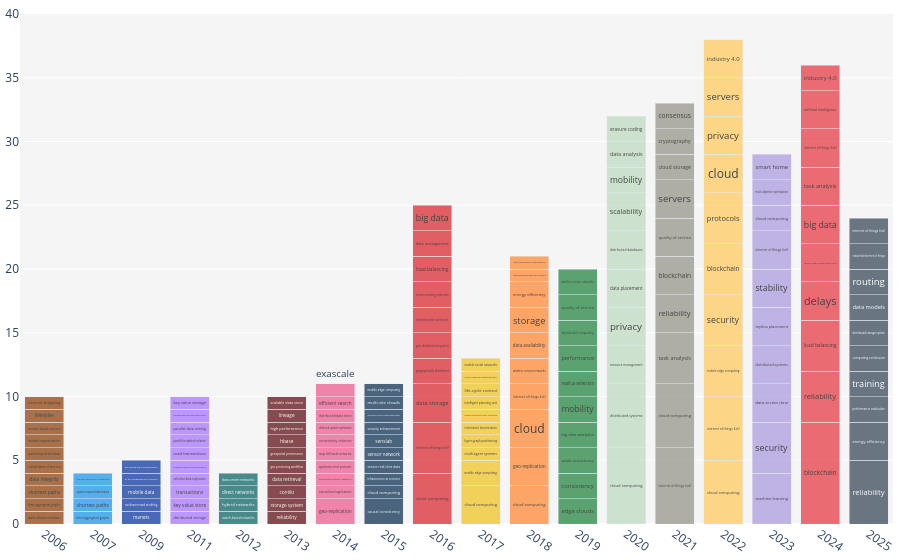

Notebook cell for this chart:
### Code cell
bibfile.plot_evolution_year(view             = 'notebook',
                            stop_words       = ["en"],
                            rmv_custom_words = ["internet of things", "iot", "replication", "fog", "fault tolerance", "fog computing",
                            "edge computing", "data replication"],
                            key              = 'kwa',
                            topn             = 10,
                            txt_font_size    = 12,
                            start            = 2002,
                            end              = 2025)

### Figure 1 — Plotly figure (JSON) as saved in the notebook; plotly's stock layout.template omitted (floating-point values rounded to 4 significant figures)
{"data": [{"hoverinfo": "text", "hovertext": ["data dissemination (1)", "time-aggregated graphs (1)", "shortest paths (1)", "data integrity (1)", "united states of america (1)", "spatio-temporal data-bases (1)", "market segmentation (1)", "location based services (1)", "lifestyles (1)", "internet shopping (1)"], "insidetextanchor": "middle", "marker": {"color": "rgba(138,56,0,0.7)"}, "text": ["data dissemination", "time-aggregated graphs", "shortest paths", "data integrity", "united states of america", "spatio-temporal data-bases", "market segmentation", "location based services", "lifestyles", "internet shopping"], "textangle": 0, "textfont": {"size": 12}, "type": "bar", "x": [2006, 2006, 2006, 2006, 2006, 2006, 2006, 2006, 2006, 2006], "y": [1, 1, 1, 1, 1, 1, 1, 1, 1, 1]}, {"hoverinfo": "text", "hovertext": ["time-aggregated graphs (1)", "shortest paths (1)", "spatio-temporal data bases (1)", "p2p and ubiquitous computing (1)"], "insidetextanchor": "middle", "marker": {"color": "rgba(17,146,232,0.7)"}, "text": ["time-aggregated graphs", "shortest paths", "spatio-temporal data bases", "p2p and ubiquitous computing"], "textangle": 0, "textfont": {"size": 12}, "type": "bar", "x": [2007, 2007, 2007, 2007], "y": [1, 1, 1, 1]}, {"hoverinfo": "text", "hovertext": ["manets (1)", "nonlinear mixed modeling (1)", "mobile data (1)", "in situ disappearance kinetics (1)", "geo-based data dissemination (1)"], "insidetextanchor": "middle", "marker": {"color": "rgba(0,45,156,0.7)"}, "text": ["manets", "nonlinear mixed modeling", "mobile data", "in situ disappearance kinetics", "geo-based data dissemination"], "textangle": 0, "textfont": {"size": 12}, "type": "bar", "x": [2009, 2009, 2009, 2009, 2009], "y": [1, 1, 1, 1, 1]}, {"hoverinfo": "text", "hovertext": ["distributed storage (1)", "key-value store (1)", "transactions (1)", "selective data replication (1)", "scalable wide-area replication (1)", "read transactions (1)", "parallel snapshot isolation (1)", "parallel data mining (1)", "mining methods and algorithms (1)", "key-value storage (1)"], "insidetextanchor": "middle", "marker": {"color": "rgba(165,110,255,0.7)"}, "text": ["distributed storage", "key-value store", "transactions", "selective data replication", "scalable wide-area replication", "read transactions", "parallel snapshot isolation", "parallel data mining", "mining methods and algorithms", "key-value storage"], "textangle": 0, "textfont": {"size": 12}, "type": "bar", "x": [2011, 2011, 2011, 2011, 2011, 2011, 2011, 2011, 2011, 2011], "y": [1, 1, 1, 1, 1, 1, 1, 1, 1, 1]}, {"hoverinfo": "text", "hovertext": ["switch-based networks (1)", "hybrid networks (1)", "direct networks (1)", "data center networks (1)"], "insidetextanchor": "middle", "marker": {"color": "rgba(0,93,93,0.7)"}, "text": ["switch-based networks", "hybrid networks", "direct networks", "data center networks"], "textangle": 0, "textfont": {"size": 12}, "type": "bar", "x": [2012, 2012, 2012, 2012], "y": [1, 1, 1, 1]}, {"hoverinfo": "text", "hovertext": ["reliability (1)", "storage system (1)", "contiki (1)", "data retrieval (1)", "geo-processing workflow (1)", "geospatial provenance (1)", "hbase (1)", "high performance (1)", "lineage (1)", "scalable data store (1)"], "insidetextanchor": "middle", "marker": {"color": "rgba(87,4,8,0.7)"}, "text": ["reliability", "storage system", "contiki", "data retrieval", "geo-processing workflow", "geospatial provenance", "hbase", "high performance", "lineage", "scalable data store"], "textangle": 0, "textfont": {"size": 12}, "type": "bar", "x": [2013, 2013, 2013, 2013, 2013, 2013, 2013, 2013, 2013, 2013], "y": [1, 1, 1, 1, 1, 1, 1, 1, 1, 1]}, {"hoverinfo": "text", "hovertext": ["geo-replication (2)", "transactional applications (1)", "application delivery networks (1)", "application level protocols (1)", "asp infrastructures (1)", "consistency criterion (1)", "deferred update replication (1)", "distributed data store (1)", "efficient search (1)", "exascale (1)"], "insidetextanchor": "middle", "marker": {"color": "rgba(238,83,139,0.7)"}, "text": ["geo-replication", "transactional applications", "application delivery networks", "application level protocols", "asp infrastructures", "consistency criterion", "deferred update replication", "distributed data store", "efficient search", "exascale"], "textangle": 0, "textfont": {"size": 12}, "type": "bar", "x": [2014, 2014, 2014, 2014, 2014, 2014, 2014, 2014, 2014, 2014], "y": [2, 1, 1, 1, 1, 1, 1, 1, 1, 1]}, {"hoverinfo": "text", "hovertext": ["causal consistency (2)", "cloud computing (1)", "infrastructure as a service (1)", "sensor real-time data (1)", "sensor network (1)", "senslab (1)", "security enhancement (1)", "sacs(smart attached centralized storage) (1)", "multi-site clouds (1)", "mobile-edge computing (1)"], "insidetextanchor": "middle", "marker": {"color": "rgba(1,39,73,0.7)"}, "text": ["causal consistency", "cloud computing", "infrastructure as a service", "sensor real-time data", "sensor network", "senslab", "security enhancement", "sacs(smart attached centralized storage)", "multi-site clouds", "mobile-edge computing"], "textangle": 0, "textfont": {"size": 12}, "type": "bar", "x": [2015, 2015, 2015, 2015, 2015, 2015, 2015, 2015, 2015, 2015], "y": [2, 1, 1, 1, 1, 1, 1, 1, 1, 1]}, {"hoverinfo": "text", "hovertext": ["cloud computing (4)", "internet of things (iot) (4)", "data storage (3)", "geographically distributed (2)", "geo-distributed system (2)", "dissemination protocols (2)", "communicating materials (2)", "load balancing (2)", "data management (2)", "big data (2)"], "insidetextanchor": "middle", "marker": {"color": "rgba(218,30,40,0.7)"}, "text": ["cloud computing", "internet of things (iot)", "data storage", "geographically distributed", "geo-distributed system", "dissemination protocols", "communicating materials", "load balancing", "data management", "big data"], "textangle": 0, "textfont": {"size": 12}, "type": "bar", "x": [2016, 2016, 2016, 2016, 2016, 2016, 2016, 2016, 2016, 2016], "y": [4, 4, 3, 2, 2, 2, 2, 2, 2, 2]}, {"hoverinfo": "text", "hovertext": ["cloud computing (3)", "mobile edge computing (2)", "multi-agent systems (1)", "hyper-graph partitioning (1)", "information dissemination (1)", "intelligent decision support systems in manufacturing (1)", "intelligent planning unit (1)", "life-cycle control (1)", "mobile collaborate augmented reality (1)", "mobile social networks (1)"], "insidetextanchor": "middle", "marker": {"color": "rgba(241,194,27,0.7)"}, "text": ["cloud computing", "mobile edge computing", "multi-agent systems", "hyper-graph partitioning", "information dissemination", "intelligent decision support systems in manufacturing", "intelligent planning unit", "life-cycle control", "mobile collaborate augmented reality", "mobile social networks"], "textangle": 0, "textfont": {"size": 12}, "type": "bar", "x": [2017, 2017, 2017, 2017, 2017, 2017, 2017, 2017, 2017, 2017], "y": [3, 2, 1, 1, 1, 1, 1, 1, 1, 1]}, {"hoverinfo": "text", "hovertext": ["cloud computing (3)", "geo-replication (3)", "cloud (3)", "internet of things (iot) (2)", "wireless sensor networks (2)", "data availability (2)", "storage (2)", "energy efficiency (2)", "hadoop distributed file system (1)", "high-performance applications (1)"], "insidetextanchor": "middle", "marker": {"color": "rgba(255,131,43,0.7)"}, "text": ["cloud computing", "geo-replication", "cloud", "internet of things (iot)", "wireless sensor networks", "data availability", "storage", "energy efficiency", "hadoop distributed file system", "high-performance applications"], "textangle": 0, "textfont": {"size": 12}, "type": "bar", "x": [2018, 2018, 2018, 2018, 2018, 2018, 2018, 2018, 2018, 2018], "y": [3, 3, 3, 2, 2, 2, 2, 2, 1, 1]}, {"hoverinfo": "text", "hovertext": ["edge clouds (2)", "consistency (2)", "weak consistency (2)", "big data analytics (2)", "mobility (2)", "replica selection (2)", "performance (2)", "distributed computing (2)", "quality of service (2)", "wireless sensor networks (2)"], "insidetextanchor": "middle", "marker": {"color": "rgba(25,128,56,0.7)"}, "text": ["edge clouds", "consistency", "weak consistency", "big data analytics", "mobility", "replica selection", "performance", "distributed computing", "quality of service", "wireless sensor networks"], "textangle": 0, "textfont": {"size": 12}, "type": "bar", "x": [2019, 2019, 2019, 2019, 2019, 2019, 2019, 2019, 2019, 2019], "y": [2, 2, 2, 2, 2, 2, 2, 2, 2, 2]}, {"hoverinfo": "text", "hovertext": ["cloud computing (6)", "distributed systems (5)", "resource management (3)", "privacy (3)", "data placement (3)", "distributed databases (3)", "scalability (3)", "mobility (2)", "data analysis (2)", "erasure coding (2)"], "insidetextanchor": "middle", "marker": {"color": "rgba(189,217,191,0.7)"}, "text": ["cloud computing", "distributed systems", "resource management", "privacy", "data placement", "distributed databases", "scalability", "mobility", "data analysis", "erasure coding"], "textangle": 0, "textfont": {"size": 12}, "type": "bar", "x": [2020, 2020, 2020, 2020, 2020, 2020, 2020, 2020, 2020, 2020], "y": [6, 5, 3, 3, 3, 3, 3, 2, 2, 2]}, {"hoverinfo": "text", "hovertext": ["internet of things (iot) (6)", "cloud computing (5)", "task analysis (4)", "reliability (3)", "blockchain (3)", "quality of service (3)", "servers (3)", "cloud storage (2)", "cryptography (2)", "consensus (2)"], "insidetextanchor": "middle", "marker": {"color": "rgba(146,144,132,0.7)"}, "text": ["internet of things (iot)", "cloud computing", "task analysis", "reliability", "blockchain", "quality of service", "servers", "cloud storage", "cryptography", "consensus"], "textangle": 0, "textfont": {"size": 12}, "type": "bar", "x": [2021, 2021, 2021, 2021, 2021, 2021, 2021, 2021, 2021, 2021], "y": [6, 5, 4, 3, 3, 3, 3, 2, 2, 2]}, {"hoverinfo": "text", "hovertext": ["cloud computing (5)", "internet of things (iot) (5)", "mobile edge computing (4)", "security (4)", "blockchain (4)", "protocols (4)", "cloud (3)", "privacy (3)", "servers (3)", "industry 4.0 (3)"], "insidetextanchor": "middle", "marker": {"color": "rgba(255,200,87,0.7)"}, "text": ["cloud computing", "internet of things (iot)", "mobile edge computing", "security", "blockchain", "protocols", "cloud", "privacy", "servers", "industry 4.0"], "textangle": 0, "textfont": {"size": 12}, "type": "bar", "x": [2022, 2022, 2022, 2022, 2022, 2022, 2022, 2022, 2022, 2022], "y": [5, 5, 4, 4, 4, 4, 3, 3, 3, 3]}, {"hoverinfo": "text", "hovertext": ["machine learning (4)", "security (4)", "data access time (3)", "distributed systems (3)", "replica placement (3)", "stability (3)", "internet of things (iot) (3)", "cloud computing (2)", "multi-objective optimization (2)", "smart home (2)"], "insidetextanchor": "middle", "marker": {"color": "rgba(169,151,223,0.7)"}, "text": ["machine learning", "security", "data access time", "distributed systems", "replica placement", "stability", "internet of things (iot)", "cloud computing", "multi-objective optimization", "smart home"], "textangle": 0, "textfont": {"size": 12}, "type": "bar", "x": [2023, 2023, 2023, 2023, 2023, 2023, 2023, 2023, 2023, 2023], "y": [4, 4, 3, 3, 3, 3, 3, 2, 2, 2]}, {"hoverinfo": "text", "hovertext": ["blockchain (8)", "reliability (4)", "load balancing (4)", "delays (3)", "mobile edge computing (mec) (3)", "big data (3)", "task analysis (3)", "internet of things (iot) (3)", "artificial intelligence (3)", "industry 4.0 (2)"], "insidetextanchor": "middle", "marker": {"color": "rgba(229,50,59,0.7)"}, "text": ["blockchain", "reliability", "load balancing", "delays", "mobile edge computing (mec)", "big data", "task analysis", "internet of things (iot)", "artificial intelligence", "industry 4.0"], "textangle": 0, "textfont": {"size": 12}, "type": "bar", "x": [2024, 2024, 2024, 2024, 2024, 2024, 2024, 2024, 2024, 2024], "y": [8, 4, 4, 3, 3, 3, 3, 3, 3, 2]}, {"hoverinfo": "text", "hovertext": ["reliability (5)", "energy efficiency (3)", "performance evaluation (2)", "training (2)", "computing continuum (2)", "distributed storage system (2)", "data models (2)", "routing (2)", "industrial internet of things (2)", "internet of things (iot) (2)"], "insidetextanchor": "middle", "marker": {"color": "rgba(46,64,82,0.7)"}, "text": ["reliability", "energy efficiency", "performance evaluation", "training", "computing continuum", "distributed storage system", "data models", "routing", "industrial internet of things", "internet of things (iot)"], "textangle": 0, "textfont": {"size": 12}, "type": "bar", "x": [2025, 2025, 2025, 2025, 2025, 2025, 2025, 2025, 2025, 2025], "y": [5, 3, 2, 2, 2, 2, 2, 2, 2, 2]}], "layout": {"barmode": "stack", "hovermode": "closest", "margin": {"b": 10, "l": 5, "r": 5, "t": 10}, "plot_bgcolor": "#f5f5f5", "showlegend": false, "xaxis": {"showticklabels": true, "tickangle": 35, "type": "category"}}}
